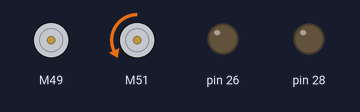
Bench run of a sketch on a simulated Arduino Mega 2560, built with avr-gcc and run on an emulated ATmega2560. Shown: 2 × DC motor (green arrow = forward, orange = backward, longer = faster), output pins drawn as LEDs (lit = HIGH).

Above: at 0.1 s.
Timing chart, 0 to 1.6 s (numbered marks = the images above):
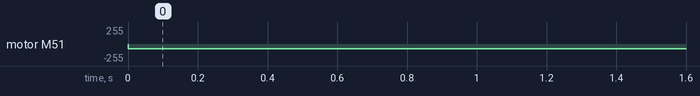

Measured:
- by itself, motor M51: stopped → backward 70/255 at 0.00 s

The sketch:

sketch_nov30e.ino
```cpp
#include <L298N.h>
#include <Arduino.h>

//////////////
// Have to redefine those below pins as we plugged
#define AIN1 49
#define BIN1 51
#define AIN2 47
#define BIN2 53
#define PWMA 3
#define PWMB 4
//motor1=right
////////

// Initializing motors.  The library will allow you to initialize as many
// motors as you have memory for.  If you are using functions like forward
// that take 2 motors as arguements you can either write new functions or
// call the function more than once.
L298N motor1(PWMA, AIN1, AIN2);
L298N motor2(PWMB,  BIN1, BIN2);

void setup() {
  // put your setup code here, to run once:
  pinMode(PWMA, OUTPUT);
  pinMode(AIN1, OUTPUT);
  pinMode(AIN2, OUTPUT);
  pinMode(PWMB, OUTPUT);
  pinMode(BIN1, OUTPUT);
  pinMode(BIN2, OUTPUT);
  pinMode(26, OUTPUT);
  pinMode(28, OUTPUT);


  // Start with motors stopped
  motor1.stop();
  motor2.stop();
  Serial.begin(9600);

}

void loop() {
  // put your main code here, to run repeatedly:
  motor2.setSpeed(70);   // Set right motor speed
  motor2.backward();

  delay(1000);


}
```
